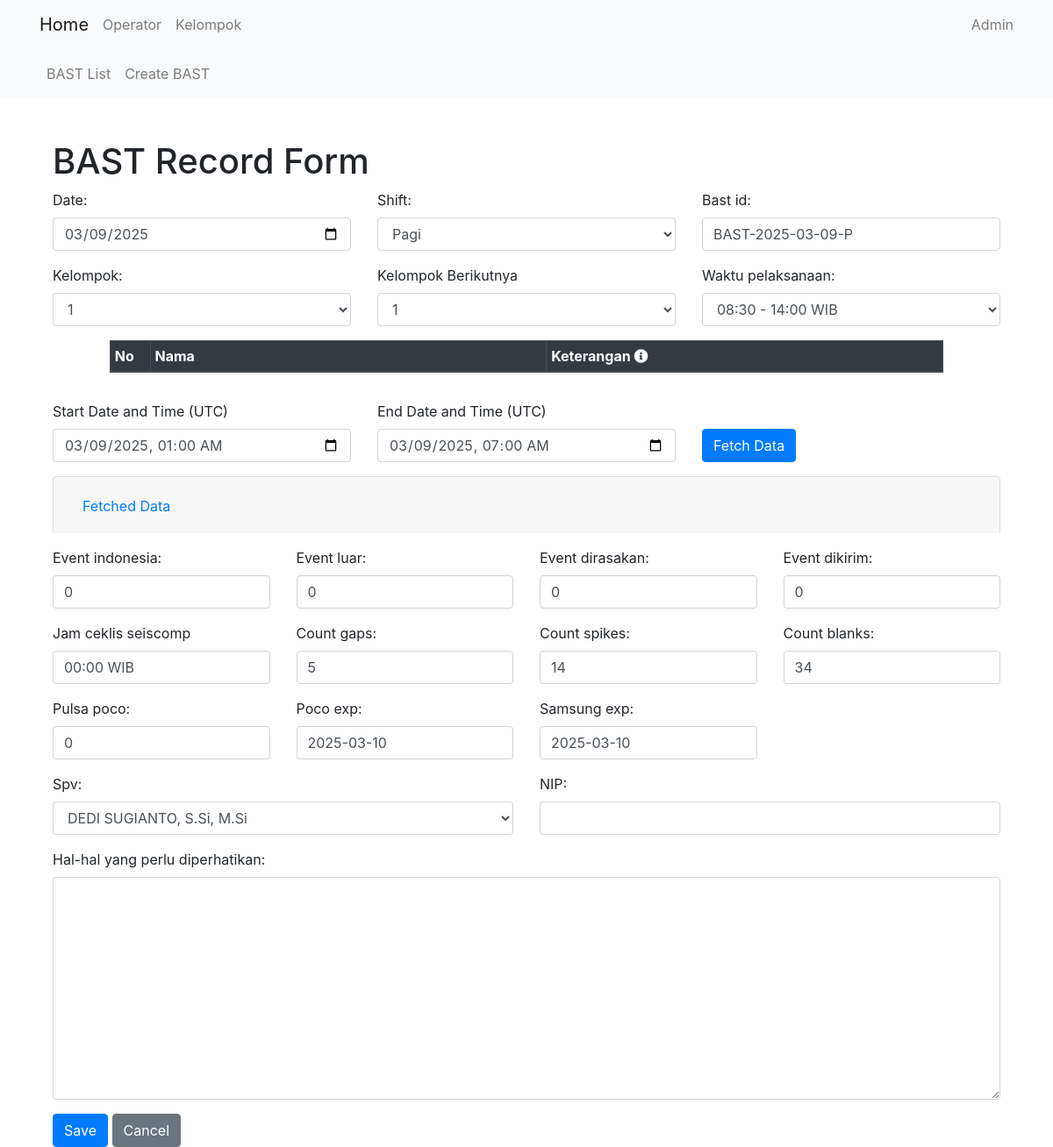
Page /bast/update/6/ on the earlier database version.
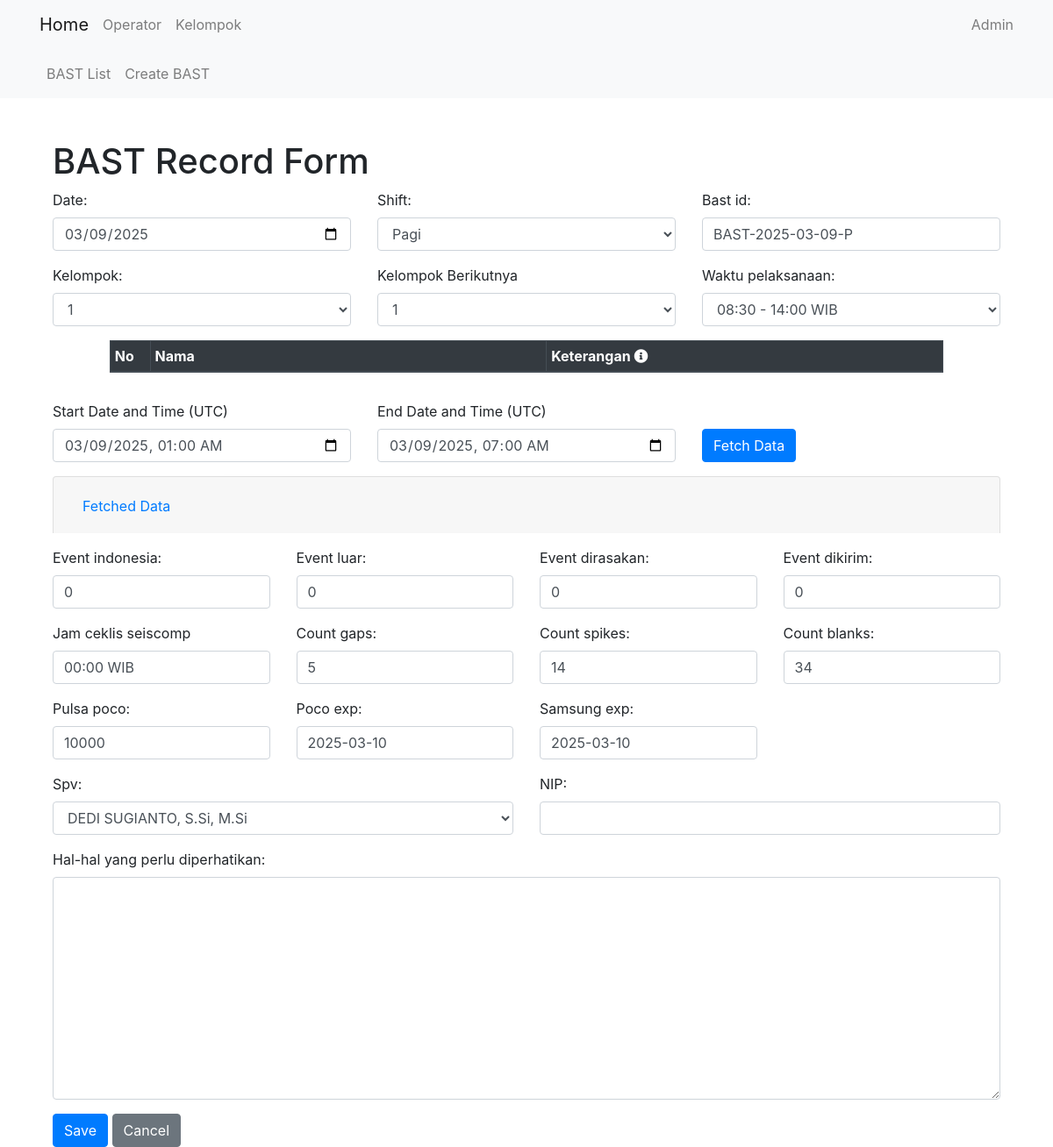
Same page on the later database version.
### bast/models.py (models this page shows, shortened)
class BastRecordModel(models.Model):
    date = models.DateField(default=get_default_date)
    bast_id = models.CharField(max_length=17, default='0')
    waktu_pelaksanaan = models.CharField(choices=WAKTU_PELAKSANAAN, max_length=20, default='08:30 - 14:00 WIB', blank=True, null=True)
    shift = models.CharField(max_length=15, choices=SHIFT, default='Pagi')
    kelompok = models.CharField(max_length=1, choices=KELOMPOK, default='1')
    kel_berikut = models.CharField(max_length=1, choices=KELOMPOK, default='1')
    events = models.TextField(default='0')
    spv = models.ForeignKey(Operator, on_delete=models.CASCADE)
    NIP = models.CharField(max_length=18, default='0', blank=True)
    event_indonesia = models.IntegerField(default=0)
    event_luar = models.IntegerField(default=0)
    event_dirasakan = models.IntegerField(default=0)
    event_dikirim = models.IntegerField(default=0)
    member = models.TextField(max_length=1000, default='')
    count_gaps = models.IntegerField(default=0)
    count_spikes = models.IntegerField(default=0)
    count_blanks = models.IntegerField(default=0)
    waktu_cs = models.CharField(max_length=20, default='00:00 WIB', blank=True, null=True)
    pulsa_poco = models.IntegerField(default=0)
    poco_exp = models.DateField(default=get_default_date)
    samsung_exp = models.DateField(default=get_default_date)
    notes = models.TextField(max_length=1000, default='', blank=True, null=True)

### bast/views.py (the view, shortened to what this page needs)
# urls.py: path('update/<int:pk>/', views.BastRecordUpdateView.as_view(), name='bastrecord_update'),
class BastRecordUpdateView(UpdateView):
    model = BastRecordModel
    form_class = BastRecordForm
    template_name = 'bast/bastrecord_form.html'
    success_url = reverse_lazy('bast:bastrecord_list')
    def get_context_data(self, **kwargs):
        context = super().get_context_data(**kwargs)
        record = self.get_object()
        context['existing_data'] = record.events
        context['existing_member_data'] = record.member
        return context

### bast/forms.py
class BastRecordForm(forms.ModelForm):
    bast_id = forms.CharField()
    class Meta:
        model = BastRecordModel
        fields = '__all__'

### core/models.py (called while the page is built)
    def __str__(self):
        return self.name

### qc/templatetags/form_tags.py (called while the page is built)
@register.filter(name='add_class')
def add_class(field, css_class):
    return field.as_widget(attrs={"class": css_class})

### bast/templates/bast/bastrecord_form.html (shortened to what the changed rows need)
{% extends 'core/base.html' %}
{% block content %}
<div class="container">
    <h1 class="mt-5">BAST Record Form</h1>
    <form method="post" class="needs-validation" novalidate>
        {% load form_tags %}
        <div class="form-group row">
            <div class="col-md-4">
                {{ form.date.label_tag }}
                {{ form.date|add_class:"form-control" }}
            </div>
            <div class="col-md-4">
                {{ form.shift.label_tag }}
                {{ form.shift|add_class:"form-control" }}
            </div>
            <div class="col-md-4">
                {{ form.bast_id.label_tag }}
                {{ form.bast_id|add_class:"form-control" }}
            </div>
        </div>
        <div class="form-group">
            <div class="row">
                <div class="form-group col-md-4">
                    {{ form.kelompok.label_tag }}
                    {{ form.kelompok|add_class:"form-control" }}
                </div>
                <div class="form-group col-md-4">
                    <label for="{{ form.kel_berikut.id_for_label }}">Kelompok Berikutnya</label>
                    {{ form.kel_berikut|add_class:"form-control" }}
                </div>
                <div class="form-group col-md-4">
                    {{ form.waktu_pelaksanaan.label_tag }}
                    {{ form.waktu_pelaksanaan|add_class:"form-control" }}
                </div>
                <div class="table-responsive container" style="padding-right: 5em; padding-left: 5em;">
                    <table class="table table-bordered table-hover table-sm" id="member-data-table"
                        style="width: auto;">
                        <thead class="thead-dark">
                            <tr>
                                <th style="width: 1%;">No</th>
                                <th style="width: 20%;">Nama</th>
                                <th style="width: 20%;">Keterangan
                                    <span data-toggle="tooltip" data-placement="top"
                                        title="Isi keterangan dengan nama pengganti atau keterangan izin/cuti/SPT. Contoh: diganti Fajar">
                                        <i class="fas fa-info-circle"></i>
                                    </span>
                                </th>
                            </tr>
                        </thead>
                    </table>
                </div>
            </div>
        </div>
        <div class="form-group">
            <div class="accordion" id="fetchedDataAccordion">
                <div class="card">
                    <div class="card-header" id="headingOne">
                        <h2 class="mb-0">
                            <button class="btn btn-link" type="button" data-toggle="collapse"
                                data-target="#fetchedDataSection" aria-expanded="true"
                                aria-controls="fetchedDataSection">
                                Fetched Data
                            </button>
                        </h2>
                    </div>
                </div>
                <div class="form-group row mt-3">
                    <div class="col-md-3">
                        {{ form.event_indonesia.label_tag }}
                        {{ form.event_indonesia|add_class:"form-control" }}
                    </div>
                    <div class="col-md-3">
                        {{ form.event_luar.label_tag }}
                        {{ form.event_luar|add_class:"form-control" }}
                    </div>
                    <div class="col-md-3">
                        {{ form.event_dirasakan.label_tag }}
                        {{ form.event_dirasakan|add_class:"form-control" }}
                    </div>
                    <div class="col-md-3">
                        {{ form.event_dikirim.label_tag }}
                        {{ form.event_dikirim|add_class:"form-control" }}
                    </div>
                </div>
                <div class="form-group row mt-3">
                    <div class="col-md-3">
                        <label for="{{ form.waktu_cs.id_for_label }}">Jam ceklis seiscomp</label>
                        {{ form.waktu_cs|add_class:"form-control" }}
                    </div>
                    <div class="col-md-3">
                        {{ form.count_gaps.label_tag }}
                        {{ form.count_gaps|add_class:"form-control" }}
                    </div>
                    <div class="col-md-3">
                        {{ form.count_spikes.label_tag }}
                        {{ form.count_spikes|add_class:"form-control" }}
                    </div>
                    <div class="col-md-3">
                        {{ form.count_blanks.label_tag }}
                        {{ form.count_blanks|add_class:"form-control" }}
                    </div>
                </div>
                <div class="form-group row mt-3">
                    <div class="col-md-3">
                        {{ form.pulsa_poco.label_tag }}
                        {{ form.pulsa_poco|add_class:"form-control" }}
                    </div>
                    <div class="col-md-3">
                        {{ form.poco_exp.label_tag }}
                        {{ form.poco_exp|add_class:"form-control" }}
                    </div>
                    <div class="col-md-3">
                        {{ form.samsung_exp.label_tag }}
                        {{ form.samsung_exp|add_class:"form-control" }}
                    </div>
                </div>
            </div>
        </div>
        <div class="form-group row">
            <div class="col-md-6">
                {{ form.spv.label_tag }}
                {{ form.spv|add_class:"form-control" }}
            </div>
            <div class="col-md-6">
                {{ form.NIP.label_tag }}
                {{ form.NIP|add_class:"form-control" }}
            </div>
        </div>
        <div class="form-group row">
            <div class="col">
                <label for="{{ form.notes.id_for_label }}">Hal-hal yang perlu diperhatikan:</label>
                {{ form.notes|add_class:"form-control" }}
            </div>
        </div>
    </form>
</div>
{% endblock %}

Differences in the rows shown:
changed BastRecordModel "Pagi": pulsa_poco "0" → "10000"
